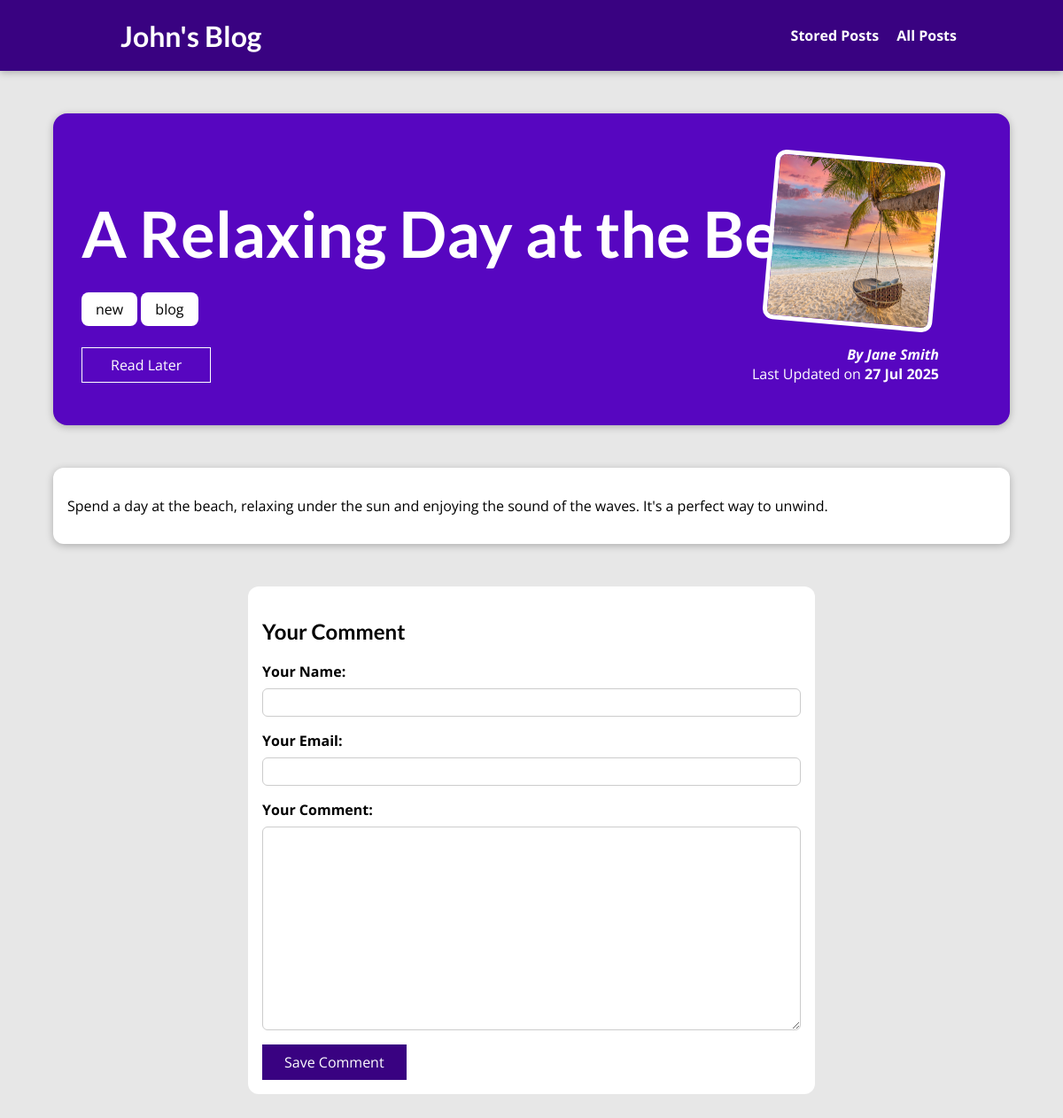
The page /blog/posts/a-relaxing-day-at-the-beach/ on the database its author committed.
### blog/models.py (models this page shows, shortened)
class Post(models.Model):
    title = models.CharField(max_length=150)
    excerpt = models.CharField(max_length=200)
    image= models.ImageField(upload_to='posts', null=True)
    date = models.DateField(auto_now= True)
    slug = models.CharField(max_length=40, unique=True, db_index=True)
    content= models.TextField()
    author = models.ForeignKey(Author, null= True, on_delete=models.SET_NULL)      # one to many relation with author
    tags = models.ManyToManyField(Tag)    # many to  many relatioin with tags

class Tag(models.Model):
    caption = models.CharField(max_length=20, unique=True)

class Author(models.Model):
    fname= models.CharField(max_length=100)
    lname= models.CharField(max_length=100, blank=True)
    email_address = models.EmailField()
    def __str__(self):
        return f"{self.fname} {self.lname}"

### blog/views.py (the view, shortened to what this page needs)
# urls.py: path('posts/<slug:slug>/', views.SinglePostView.as_view(), name='post-detail-page'),   # posts/my-blog-post/
class SinglePostView(View):
    def is_stored_post(self, request, post_id):
        stored_posts = request.session.get('stored_posts')
        if stored_posts is not None:
            is_saved_for_later = str(post_id) in stored_posts
        else:
            is_saved_for_later = False  # If no stored posts, set to False
        return is_saved_for_later
    def get(self, request, slug):
        post= Post.objects.get(slug=slug)
        context= {
            'post': post,
            'form': CommentForm(),  # Initialize the form to be used in the template
            'comments': post.comments.all().order_by('-id'),  # Fetch all comments related to the post
            'is_saved_for_later': self.is_stored_post(request, post.id),  # Check if the post is saved for later
        }
        return render(request, 'blog/post-detail.html', context)

### blog/forms.py
class CommentForm(forms.ModelForm):
    class Meta:
        model = Comment
        exclude = ['post']  # Exclude the post field as it will be set in the view
        labels = {
            'name': 'Your Name',
            'email': 'Your Email',
            'comment': 'Your Comment',
        }

### blog/templates/blog/post-detail.html (shortened to what this page needs)
{% extends 'base.html' %}
{% load static %}
{% block css_files %}
    <link rel="stylesheet" href="{% static 'blog/post-detail.css' %}">
{% endblock %}
{% block content %}
    <section id="summary">
        <h2>{{ post.title }}</h2>
        <div>
            {% for tag in post.tags.all %}
                <span class="tag">{{ tag.caption }}</span>
            {% endfor %}
        </div>
        <div id="read-later">
            <form action="{% url 'read-later' %}" method="post">
                {% if is_saved_for_later %}
                    <button>Remove from "Read Later"</button>
                {% else %}
                    <button>Read Later</button>
                {% endif %}
            </form>
        </div>
        <article>
            <img src="{{ post.image.url }}" alt="blog image">
            <address>By <a href="mailto:{{ post.author.email_address }}">{{ post.author }}</a></address>
            <div>
                Last Updated on <time>{{ post.date|date:"d M Y"  }}</time>
            </div>
        </article>
    </section>
    <main>
        {{ post.content|linebreaks }}
    </main>
    <section id="comment-form">
        <h1>Your Comment</h1>
        <form action="{% url 'post-detail-page' post.slug %}" method="post" novalidate>
            {% for field in form %}
                <div class="form-control {% if field.errors %} invalid {% endif %}">
                    {{ field.label_tag }}
                    {{ field }}
                </div>
            {% endfor %}
            <button>Save Comment</button>
        </form>
    </section>
{% endblock %}

### static/app.css (style rules this page uses)
* { box-sizing: border-box; }
html { font-family: 'Open Sans', 'Lato', sans-serif; }
body { margin: 0; }
h1, h2, h3 { font-family: 'Lato', sans-serif; font-weight: bold; }

### blog/static/blog/post-detail.css (style rules this page uses)
body { background-color: #e7e7e7; }
#summary { margin: 8rem auto 3rem auto; padding: 2rem; width: 90%; max-width: 90rem; border-radius: 16px; background-color: #5706c0; position: relative; box-shadow: 0 2px 8px rgba(0, 0, 0, 0.25); height: 22rem; }
#summary h2 { color: white; font-size: 4.5rem; margin-bottom: 2rem; }
#summary article { position: absolute; top: 2rem; right: 3rem; padding: 1rem 2rem; border-radius: 12px; text-align: right; color: white; }
#summary article img { width: 12rem; height: 12rem; border-radius: 12px; transform: rotateZ(5deg); border: 5px solid white; margin-bottom: 1rem; }
#summary address { font-weight: bold; }
#summary a { color: white; text-decoration: none; }
#summary time { font-weight: bold; }
#read-later { margin: 2rem 0; }
#read-later button { background-color: transparent; border: 1px solid white; padding: 0.5rem 2rem; font: inherit; color: white; cursor: pointer; }
main { width: 90%; max-width: 90rem; margin: 3rem auto; background-color: white; padding: 1rem; border-radius: 12px; box-shadow: 0 2px 8px rgba(0, 0, 0, 0.25); }
.tag { background-color: white; color: black; padding: 0.5rem 1rem; border-radius: 8px; }
#comment-form { margin: 3rem auto; width: 90%; max-width: 40rem; border-radius: 12px; background-color: white; box-shadow: 2 2px 8px rgba(0, 0, 0, 0.25); padding: 1rem; }
#comment-form button { font: inherit; background-color: #390281; color: white; border: 1px solid #390281; padding: 0.5rem 1.5rem; cursor: pointer; }
.form-control { margin-bottom: 1rem; }
.form-control label { display: block; font-weight: bold; margin-bottom: 0.5rem; }
.form-control input, .form-control textarea { display: block; width: 100%; font: inherit; padding: 0.25rem; border-radius: 6px; border: 1px solid #ccc; }

### rows shown on the page
Post: title "A Relaxing Day at the Beach", image (picture), author "Jane Smith", date "27 Jul 2025", content "Spend a day at the beach, relaxing under the sun and enjoying the sound of the waves. It's a perfect way to unwind."
Tag: caption "new"
Tag: caption "blog"

### other values the page prints
{{ field.label_tag }} "Your Name:" "Your Email:" "Your Comment:"
